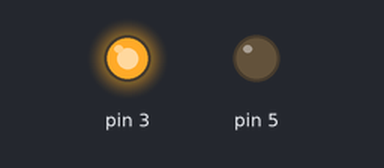
A sketch run on a simulated Arduino Uno, built with avr-gcc and run on an emulated ATmega328P. Shown: output pins drawn as LEDs (lit = HIGH).

Above: at 1.5 s.
At 4.5 s:
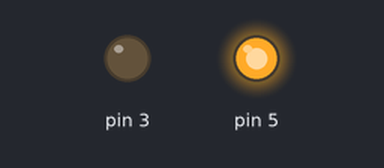
Timing chart, 0 to 7.8 s (numbered marks = the images above):
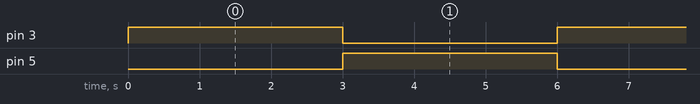

The sketch:

pro.ino
```cpp
void setup() {
  // put your setup code here, to run once:
pinMode(3,OUTPUT);
pinMode(5,OUTPUT);
}

void loop() {
  // put your main code here, to run repeatedly:
digitalWrite(3,HIGH);
digitalWrite(5,LOW);
delay(3000);
digitalWrite(3,LOW);
digitalWrite(5,HIGH);
delay(3000);
}
```

Measured:
- by itself, pin 3, pin 5: alternates HIGH for 3.0 s and LOW for 3.0 s
